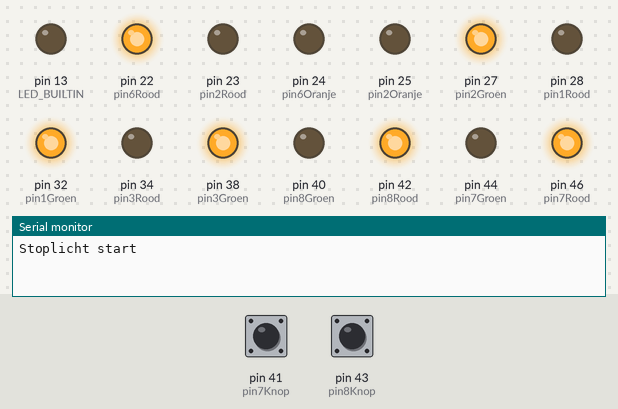
Recording of a sketch running on a simulated Arduino Mega 2560, built with avr-gcc and run on an emulated ATmega2560. On the bench: output pins drawn as LEDs (lit = HIGH), the last lines printed to the serial monitor. The test bench sets the inputs (shaded band); at power-on: pin 41 (pin7Knop) LOW, pin 43 (pin8Knop) LOW.

Above: at 1.2 s.
1.3 s: pin 41 (pin7Knop) pulled HIGH for 0.15 s
At 2.3 s:
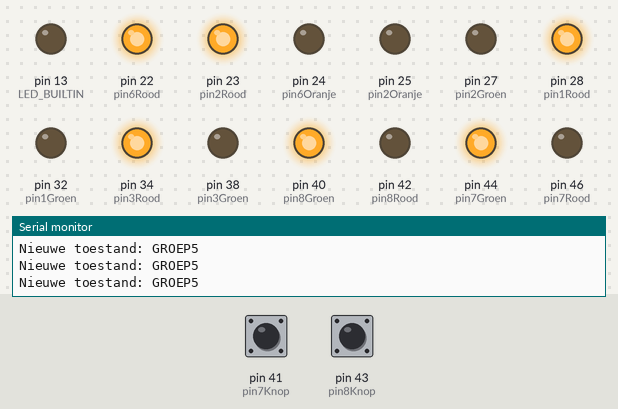
Timing chart, 0 to 4.3 s (numbered marks = the images above; inputs shaded):
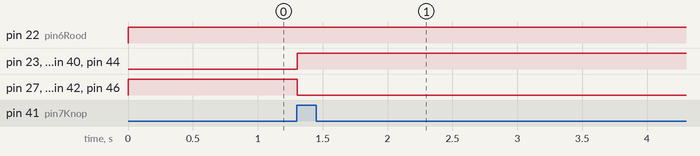

The sketch:

Testcode.ino
```cpp
/*****************************************
   Stoplicht Startcode
   met toestansdiagrammen
   Emmauscollege
   v20201114GEE
 *****************************************/

/*****************************************
   variabelen die je gebruikt maken
 *****************************************/
// gebruikte pinnen
const int pin1Rood   = 28; // pin van stoplicht 1 rood
const int pin1Oranje = 30; // pin van stoplicht 1 oranje
const int pin1Groen  = 32; // pin van stoplicht 1 groen
const int pin2Rood   = 23; // pin van stoplicht 2 rood
const int pin2Oranje = 25; // pin van stoplicht 2 oranje
const int pin2Groen  = 27; // pin van stoplicht 2 groen
const int pin3Rood   = 34; // pin van stoplicht 3 rood
const int pin3Oranje = 36; // pin van stoplicht 3 oranje
const int pin3Groen  = 38; // pin van stoplicht 3 groen
const int pin4Rood   = 29; // pin van stoplicht 4 rood
const int pin4Oranje = 31; // pin van stoplicht 4 oranje
const int pin4Groen  = 33; // pin van stoplicht 4 groen
const int pin5Rood   = 35; // pin van stoplicht 5 rood
const int pin5Oranje = 37; // pin van stoplicht 5 oranje
const int pin5Groen  = 39; // pin van stoplicht 5 groen
const int pin6Rood   = 22; // pin van stoplicht 6 rood
const int pin6Oranje = 24; // pin van stoplicht 6 oranje
const int pin6Groen  = 26; // pin van stoplicht 6 groen

const int pin7Rood  = 46; // pin van voetgangersstoplicht 7 rood
const int pin7Groen = 44; // pin van voetgangersstoplicht 7 groen
const int pin8Rood  = 42; // pin van voetgangersstoplicht 8 rood
const int pin8Groen = 40; // pin van voetgangersstoplicht 8 groen

const int pin7Knop  = 41; // pin van knop naast licht 7
const int pin8Knop  = 43; // pin van knop naast licht 8

// variabelen om waarden van sensoren en actuatoren te onthouden
int knop7 = 0;
int knop8 = 0;

// variabelen voor de toestanden
const int GROEP1 = 1; //  1,2 GROEN
const int GROEP11 = 2; // 1,2 ORANJE
const int GROEP2 = 3; //  3,4 GROEN
const int GROEP22 = 4; // 3,4 ORANJE
const int GROEP3 = 5; //  5,6 GROEN
const int GROEP33 = 6; // 5,6 ORANJE
const int GROEP4 = 7; //  7,8 GROEN
const int GROEP5 = 8; //  7,8 ROOD
int toestand = GROEP1 ;
unsigned long toestandStartTijd = 0;


/*****************************************
   functies die je gebruikt maken
 *****************************************/
// geef kleuren naam, om je code leesbaarder te maken
const int ROOD   = 1;
const int ORANJE = 2;
const int GROEN  = 3;

void stoplicht(int welke, int kleur) {
  int pinRood   = 0;
  int pinOranje = 0;
  int pinGroen  = 0;

  switch (welke) {
    case 1:
      pinRood   = pin1Rood;
      pinOranje = pin1Oranje;
      pinGroen  = pin1Groen;
      break;
    case 2:
      pinRood   = pin2Rood;
      pinOranje = pin2Oranje;
      pinGroen  = pin2Groen;
      break;
    case 3:
      pinRood   = pin3Rood;
      pinOranje = pin3Oranje;
      pinGroen  = pin3Groen;
      break;
    case 4:
      pinRood   = pin4Rood;
      pinOranje = pin4Oranje;
      pinGroen  = pin4Groen;
      break;
    case 5:
      pinRood   = pin5Rood;
      pinOranje = pin5Oranje;
      pinGroen  = pin5Groen;
      break;
    case 6:
      pinRood   = pin6Rood;
      pinOranje = pin6Oranje;
      pinGroen  = pin6Groen;
      break;
    case 7:
      pinRood   = pin7Rood;
      pinGroen  = pin7Groen;
      break;
    case 8:
      pinRood   = pin8Rood;
      pinGroen  = pin8Groen;
      break;
    default:
      Serial.println("FOUT: stoplicht " + String(welke) + " bestaat niet");
      break;
  }

  if (kleur ==  ROOD) {
    digitalWrite(pinRood  , HIGH);
    digitalWrite(pinOranje, LOW );
    digitalWrite(pinGroen , LOW );
  }

  if (kleur ==  ORANJE) {
    if (welke == 7 || welke == 8) {
      Serial.println("FOUT: Voetgangerslicht kan niet op oranje");
    } else {
      digitalWrite(pinRood  , LOW );
      digitalWrite(pinOranje, HIGH);
      digitalWrite(pinGroen , LOW );
    }
  }

  if (kleur ==  GROEN) {
    digitalWrite(pinRood  , LOW );
    digitalWrite(pinOranje, LOW );
    digitalWrite(pinGroen , HIGH);
  }
}

/*****************************************
   setup() en loop()
 *****************************************/

void setup() {
  // enable console en stuur opstartbericht
  Serial.begin(9600);
  Serial.println("Stoplicht start");

  // zet pinmode voor leds
  pinMode(pin1Rood, OUTPUT);
  pinMode(pin1Oranje, OUTPUT);
  pinMode(pin1Groen, OUTPUT);
  pinMode(pin2Rood, OUTPUT);
  pinMode(pin2Oranje, OUTPUT);
  pinMode(pin2Groen, OUTPUT);
  pinMode(pin3Rood, OUTPUT);
  pinMode(pin3Oranje, OUTPUT);
  pinMode(pin3Groen, OUTPUT);
  pinMode(pin4Rood, OUTPUT);
  pinMode(pin4Oranje, OUTPUT);
  pinMode(pin4Groen, OUTPUT);
  pinMode(pin5Rood, OUTPUT);
  pinMode(pin5Oranje, OUTPUT);
  pinMode(pin5Groen, OUTPUT);
  pinMode(pin6Rood, OUTPUT);
  pinMode(pin6Oranje, OUTPUT);
  pinMode(pin6Groen, OUTPUT);
  pinMode(pin7Rood, OUTPUT);
  pinMode(pin7Groen, OUTPUT);
  pinMode(pin8Rood, OUTPUT);
  pinMode(pin8Groen, OUTPUT);
  pinMode(LED_BUILTIN, OUTPUT);

  // zet pinmode voor knoppen
  pinMode(pin7Knop, INPUT);
  pinMode(pin8Knop, INPUT);
}


void loop() {
  // lees sensorwaarden
  knop7 = digitalRead(pin7Knop);
  knop8 = digitalRead(pin8Knop);

  // bepaal toestand
  if (toestand == GROEP1) {
    if (millis() - toestandStartTijd > 5000) {
      toestandStartTijd = millis();
      toestand = GROEP11;
      Serial.println("Nieuwe toestand: GROEP11");
    }
  }

  if (toestand == GROEP11) {
    if (millis() - toestandStartTijd > 2000) {
      toestandStartTijd = millis();
      toestand = GROEP2;
      Serial.println("Nieuwe toestand: GROEP2");
    }
  }

  if (toestand == GROEP2) {
    if (millis() - toestandStartTijd > 5000) {
      toestandStartTijd = millis();
      toestand = GROEP22;
      Serial.println("Nieuwe toestand: GROEP22");
    }
  }

  if (toestand == GROEP22) {
    if (millis() - toestandStartTijd > 2000) {
      toestandStartTijd = millis();
      toestand = GROEP3;
      Serial.println("Nieuwe toestand: GROEP3");
    }
  }

  if (toestand == GROEP3) {
    if (millis() - toestandStartTijd > 5000) {
      toestandStartTijd = millis();
      toestand = GROEP33;
      Serial.println("Nieuwe toestand: GROEP33");
    }
  }

  if (toestand == GROEP33) {
    if (millis() - toestandStartTijd > 2000) {
      toestandStartTijd = millis();
      toestand = GROEP1;
      Serial.println("Nieuwe toestand: GROEP4");
    }
  }
  /*
    if (toestand == GROEP4) {
    if (millis() - toestandStartTijd > 1000) {
      toestandStartTijd = millis();
      toestand = GROEP5;
      Serial.println("Nieuwe toestand: GROEP5");
    }
  }

    if (toestand == GROEP5) {
    if (millis() - toestandStartTijd > 1000) {
      toestandStartTijd = millis();
      toestand = GROEP1;
      Serial.println("Nieuwe toestand: GROEP1");
    }
  }
 */
  /*code voor knoppen */

    if (knop7 == HIGH|| knop8 == HIGH) {
      toestand = GROEP4;
      Serial.println("Nieuwe toestand:GROEP4");
    }
    if (toestand == GROEP4) {
      (millis() - toestandStartTijd > 1000);
      toestandStartTijd = millis();
      toestand = GROEP4;
      Serial.println("Nieuwe toestand: GROEP5");
    }

    if (toestand == GROEP5) {
      if (knop7 == LOW && knop8 == LOW) { // beide knoppen niet ingedrukt
        toestandStartTijd = millis();
        toestand = GROEP4;
        Serial.println("Nieuwe toestand: GROEP5");
      }
    }


  // zet stoplichten conform toestand
  if (toestand == GROEP1) {

    stoplicht(1, GROEN);
    stoplicht(2, GROEN);
    stoplicht(3, GROEN);
    stoplicht(4, ROOD);
    stoplicht(5, ROOD);
    stoplicht(6, ROOD);
    stoplicht(7, ROOD);
    stoplicht(8, ROOD);
  }


  // zet stoplichten conform toestand
  if (toestand == GROEP11) {

    stoplicht(1, ORANJE);
    stoplicht(2, ORANJE);
    stoplicht(3, ORANJE);
    stoplicht(4, ROOD);
    stoplicht(5, ROOD);
    stoplicht(6, ROOD);
    stoplicht(7, ROOD);
    stoplicht(8, ROOD);
  }


  // zet stoplichten conform toestand
  if (toestand == GROEP2) {

    stoplicht(1, ROOD);
    stoplicht(2, ROOD);
    stoplicht(3, GROEN);
    stoplicht(4, GROEN);
    stoplicht(5, GROEN);
    stoplicht(6, ROOD);
    stoplicht(7, ROOD);
    stoplicht(8, ROOD);
  }


  // zet stoplichten conform toestand
  if (toestand == GROEP22) {

    stoplicht(1, ROOD);
    stoplicht(2, ROOD);
    stoplicht(3, ORANJE);
    stoplicht(4, ORANJE);
    stoplicht(5, ORANJE);
    stoplicht(6, ROOD);
    stoplicht(7, ROOD);
    stoplicht(8, ROOD);
  }

  // zet stoplichten conform toestand
  if (toestand == GROEP3) {

    stoplicht(1, ROOD);
    stoplicht(2, ROOD);
    stoplicht(3, ROOD);
    stoplicht(4, ROOD);
    stoplicht(5, GROEN);
    stoplicht(6, GROEN);
    stoplicht(7, ROOD);
    stoplicht(8, ROOD);
  }


  // zet stoplichten conform toestand
  if (toestand == GROEP33) {

    stoplicht(1, ROOD);
    stoplicht(2, ROOD);
    stoplicht(3, ROOD);
    stoplicht(4, ROOD);
    stoplicht(5, ORANJE);
    stoplicht(6, ORANJE);
    stoplicht(7, ROOD);
    stoplicht(8, ROOD);
  }


  // zet stoplichten conform toestand
  if (toestand == GROEP4) {

    stoplicht(1, ROOD);
    stoplicht(2, ROOD);
    stoplicht(3, ROOD);
    stoplicht(4, ROOD);
    stoplicht(5, ROOD);
    stoplicht(6, ROOD);
    stoplicht(7, GROEN);
    stoplicht(8, GROEN);
  }


  // zet stoplichten conform toestand
  if (toestand == GROEP5) {

    stoplicht(1, ROOD);
    stoplicht(2, ROOD);
    stoplicht(3, ROOD);
    stoplicht(4, ROOD);
    stoplicht(5, ROOD);
    stoplicht(6, ROOD);
    stoplicht(7, ROOD);
    stoplicht(8, ROOD);
  }

/*
  if (toestand == GROEP3) {
    for (int i = 1; i <= 8; i = i + 1) {
      stoplicht(i, GROEN);
    }
  }
  if (toestand == GROEP2) {
    for (int i = 1; i <= 6; i = i + 1) {
      stoplicht(i, ORANJE);
    }
  }

  */
  // vertraging om te zorgen dat berichten op de seriele monitor leesbaar blijven
  delay(100);
}
```

Measured:
- after the input at 1.3 s, pin 23 (pin2Rood): LOW → HIGH after 0.00 s instead of 5.7 s; pin 25 (pin2Oranje): stays LOW (without the input it goes to HIGH after 3.7 s)
